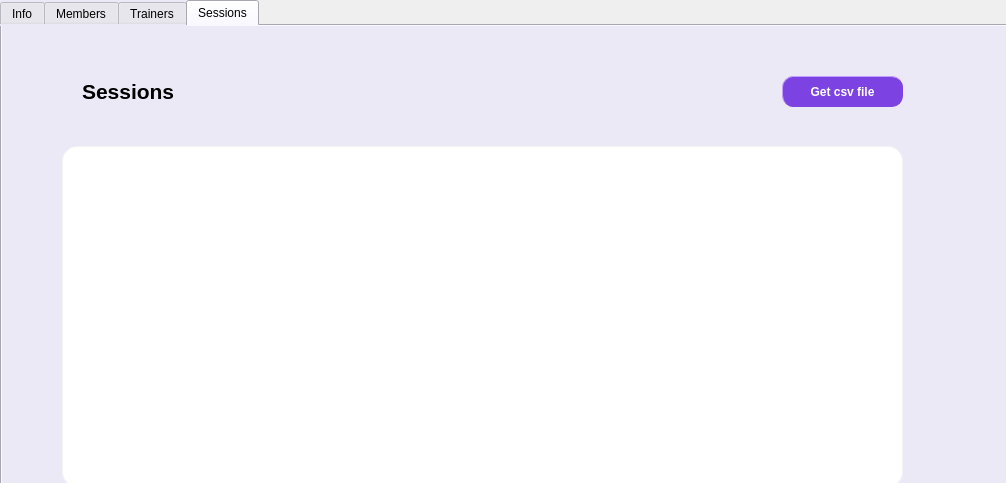
<?xml version="1.0" encoding="UTF-8"?>
<ui version="4.0">
 <class>Admin_win</class>
 <widget class="QWidget" name="Admin_win">
  <property name="geometry">
   <rect>
    <x>0</x>
    <y>0</y>
    <width>1006</width>
    <height>483</height>
   </rect>
  </property>
  <property name="windowTitle">
   <string>Admin_win</string>
  </property>
  <widget class="QTabWidget" name="TabWidget">
   <property name="geometry">
    <rect>
     <x>0</x>
     <y>0</y>
     <width>1011</width>
     <height>491</height>
    </rect>
   </property>
   <property name="styleSheet">
    <string notr="true">background: #EBE9F5;</string>
   </property>
   <property name="tabShape">
    <enum>QTabWidget::Rounded</enum>
   </property>
   <property name="currentIndex">
    <number>3</number>
   </property>
   <widget class="QWidget" name="Info_tab">
    <property name="styleSheet">
     <string notr="true">#Info_tab{border-image: url(C:/Users/youssef albali/OneDrive/Desktop/SEM4/CP4/0f2c9051-gr12-repo/Project/GymAppQt/purple_background.png)}</string>
    </property>
    <attribute name="title">
     <string>Info</string>
    </attribute>
    <widget class="QWidget" name="widget_2" native="true">
     <property name="geometry">
      <rect>
       <x>110</x>
       <y>40</y>
       <width>611</width>
       <height>381</height>
      </rect>
     </property>
     <property name="styleSheet">
      <string notr="true">background: #EBE9F5;
border-radius: 25px;
</string>
     </property>
     <widget class="QWidget" name="widget" native="true">
      <property name="geometry">
       <rect>
        <x>30</x>
        <y>30</y>
        <width>291</width>
        <height>321</height>
       </rect>
      </property>
      <property name="styleSheet">
       <string notr="true">background: #FFFFFF;
border-radius: 25px;
</string>
      </property>
      <widget class="QLabel" name="label">
       <property name="geometry">
        <rect>
         <x>60</x>
         <y>100</y>
         <width>49</width>
         <height>16</height>
        </rect>
       </property>
       <property name="font">
        <font>
         <bold>true</bold>
        </font>
       </property>
       <property name="styleSheet">
        <string notr="true">color: #7D43E2</string>
       </property>
       <property name="text">
        <string>Name:</string>
       </property>
      </widget>
      <widget class="QLabel" name="name_label">
       <property name="geometry">
        <rect>
         <x>120</x>
         <y>100</y>
         <width>101</width>
         <height>16</height>
        </rect>
       </property>
       <property name="text">
        <string/>
       </property>
      </widget>
      <widget class="QLabel" name="label_2">
       <property name="geometry">
        <rect>
         <x>58</x>
         <y>140</y>
         <width>61</width>
         <height>20</height>
        </rect>
       </property>
       <property name="font">
        <font>
         <bold>true</bold>
        </font>
       </property>
       <property name="styleSheet">
        <string notr="true">color: #7D43E2</string>
       </property>
       <property name="text">
        <string>Surname:</string>
       </property>
      </widget>
      <widget class="QLabel" name="category_label">
       <property name="geometry">
        <rect>
         <x>130</x>
         <y>180</y>
         <width>111</width>
         <height>16</height>
        </rect>
       </property>
       <property name="text">
        <string/>
       </property>
      </widget>
      <widget class="QLabel" name="surname_label">
       <property name="geometry">
        <rect>
         <x>130</x>
         <y>140</y>
         <width>101</width>
         <height>16</height>
        </rect>
       </property>
       <property name="text">
        <string/>
       </property>
      </widget>
      <widget class="QLabel" name="label_3">
       <property name="geometry">
        <rect>
         <x>60</x>
         <y>10</y>
         <width>191</width>
         <height>51</height>
        </rect>
       </property>
       <property name="font">
        <font>
         <family>Segoe UI</family>
         <pointsize>16</pointsize>
         <bold>true</bold>
        </font>
       </property>
       <property name="text">
        <string>Admin Info</string>
       </property>
      </widget>
     </widget>
     <widget class="QPushButton" name="logout_button">
      <property name="geometry">
       <rect>
        <x>430</x>
        <y>50</y>
        <width>141</width>
        <height>31</height>
       </rect>
      </property>
      <property name="font">
       <font>
        <bold>true</bold>
       </font>
      </property>
      <property name="styleSheet">
       <string notr="true">border-style: outset ; 
border-radius: 11px;
border-color:  #7D43E2;
border-width: 1px;
background-color: #7D43E2;
color: #FFFFFF;</string>
      </property>
      <property name="text">
       <string>Log out</string>
      </property>
     </widget>
    </widget>
   </widget>
   <widget class="QWidget" name="members_tab">
    <attribute name="title">
     <string>Members</string>
    </attribute>
    <widget class="QTableWidget" name="members_table">
     <property name="geometry">
      <rect>
       <x>10</x>
       <y>120</y>
       <width>981</width>
       <height>341</height>
      </rect>
     </property>
     <property name="font">
      <font>
       <family>Segoe UI Semibold</family>
       <italic>false</italic>
       <bold>true</bold>
       <underline>false</underline>
       <strikeout>false</strikeout>
      </font>
     </property>
     <property name="styleSheet">
      <string notr="true">
background-color: #FFFFFF;
selection-background-color: #5492dc;
border: 1px solid;
border-color: #FFFFFF;
color: #080c2b;
border-radius:15px;
padding: 30px;
background: #FFFFFF</string>
     </property>
     <property name="frameShape">
      <enum>QFrame::NoFrame</enum>
     </property>
     <property name="frameShadow">
      <enum>QFrame::Plain</enum>
     </property>
     <property name="horizontalScrollBarPolicy">
      <enum>Qt::ScrollBarAlwaysOff</enum>
     </property>
     <property name="editTriggers">
      <set>QAbstractItemView::NoEditTriggers</set>
     </property>
     <property name="tabKeyNavigation">
      <bool>false</bool>
     </property>
     <property name="showDropIndicator" stdset="0">
      <bool>false</bool>
     </property>
     <property name="dragDropOverwriteMode">
      <bool>false</bool>
     </property>
     <property name="selectionMode">
      <enum>QAbstractItemView::SingleSelection</enum>
     </property>
     <property name="selectionBehavior">
      <enum>QAbstractItemView::SelectRows</enum>
     </property>
     <property name="showGrid">
      <bool>false</bool>
     </property>
     <attribute name="horizontalHeaderVisible">
      <bool>false</bool>
     </attribute>
     <attribute name="horizontalHeaderDefaultSectionSize">
      <number>150</number>
     </attribute>
     <attribute name="horizontalHeaderStretchLastSection">
      <bool>true</bool>
     </attribute>
     <attribute name="verticalHeaderVisible">
      <bool>false</bool>
     </attribute>
     <attribute name="verticalHeaderHighlightSections">
      <bool>true</bool>
     </attribute>
     <attribute name="verticalHeaderShowSortIndicator" stdset="0">
      <bool>false</bool>
     </attribute>
     <attribute name="verticalHeaderStretchLastSection">
      <bool>false</bool>
     </attribute>
     <column>
      <property name="text">
       <string>name</string>
      </property>
     </column>
     <column>
      <property name="text">
       <string>surname</string>
      </property>
     </column>
     <column>
      <property name="text">
       <string>category</string>
      </property>
     </column>
     <column>
      <property name="text">
       <string>Level</string>
      </property>
     </column>
     <column>
      <property name="text">
       <string>Erase</string>
      </property>
     </column>
     <column>
      <property name="text">
       <string>Data_update</string>
      </property>
     </column>
    </widget>
    <widget class="QLabel" name="label_7">
     <property name="geometry">
      <rect>
       <x>20</x>
       <y>40</y>
       <width>191</width>
       <height>51</height>
      </rect>
     </property>
     <property name="font">
      <font>
       <family>Segoe UI</family>
       <pointsize>16</pointsize>
       <bold>true</bold>
      </font>
     </property>
     <property name="text">
      <string>Gym members</string>
     </property>
    </widget>
    <widget class="QPushButton" name="add_button_mb">
     <property name="geometry">
      <rect>
       <x>950</x>
       <y>50</y>
       <width>30</width>
       <height>30</height>
      </rect>
     </property>
     <property name="styleSheet">
      <string notr="true">border-style: outset ; 
border-radius: 11px;
border-color:  #7D43E2;
background-color: #7D43E2;
color: #FFFFFF;</string>
     </property>
     <property name="text">
      <string/>
     </property>
    </widget>
    <widget class="QPushButton" name="members_csv_button">
     <property name="geometry">
      <rect>
       <x>790</x>
       <y>50</y>
       <width>121</width>
       <height>31</height>
      </rect>
     </property>
     <property name="font">
      <font>
       <bold>true</bold>
      </font>
     </property>
     <property name="styleSheet">
      <string notr="true">border-style: outset ; 
border-radius: 11px;
border-color:  #7D43E2;
border-width: 1px;
background-color: #7D43E2;
color: #FFFFFF;</string>
     </property>
     <property name="text">
      <string>Get csv file</string>
     </property>
    </widget>
   </widget>
   <widget class="QWidget" name="trainers_tab">
    <attribute name="title">
     <string>Trainers</string>
    </attribute>
    <widget class="QTableWidget" name="trainers_table">
     <property name="geometry">
      <rect>
       <x>10</x>
       <y>120</y>
       <width>981</width>
       <height>341</height>
      </rect>
     </property>
     <property name="font">
      <font>
       <family>Segoe UI Semibold</family>
       <italic>false</italic>
       <bold>true</bold>
       <underline>false</underline>
       <strikeout>false</strikeout>
      </font>
     </property>
     <property name="styleSheet">
      <string notr="true">
background-color: #FFFFFF;
selection-background-color: #5492dc;
border: 1px solid;
border-color: #FFFFFF;
color: #080c2b;
border-radius:15px;
padding: 30px;
background: #FFFFFF</string>
     </property>
     <property name="frameShape">
      <enum>QFrame::NoFrame</enum>
     </property>
     <property name="frameShadow">
      <enum>QFrame::Plain</enum>
     </property>
     <property name="horizontalScrollBarPolicy">
      <enum>Qt::ScrollBarAlwaysOff</enum>
     </property>
     <property name="editTriggers">
      <set>QAbstractItemView::NoEditTriggers</set>
     </property>
     <property name="selectionMode">
      <enum>QAbstractItemView::SingleSelection</enum>
     </property>
     <property name="selectionBehavior">
      <enum>QAbstractItemView::SelectRows</enum>
     </property>
     <property name="textElideMode">
      <enum>Qt::ElideMiddle</enum>
     </property>
     <property name="showGrid">
      <bool>false</bool>
     </property>
     <property name="gridStyle">
      <enum>Qt::NoPen</enum>
     </property>
     <attribute name="horizontalHeaderVisible">
      <bool>false</bool>
     </attribute>
     <attribute name="horizontalHeaderDefaultSectionSize">
      <number>180</number>
     </attribute>
     <attribute name="horizontalHeaderShowSortIndicator" stdset="0">
      <bool>false</bool>
     </attribute>
     <attribute name="horizontalHeaderStretchLastSection">
      <bool>true</bool>
     </attribute>
     <attribute name="verticalHeaderVisible">
      <bool>false</bool>
     </attribute>
     <column>
      <property name="text">
       <string>name</string>
      </property>
     </column>
     <column>
      <property name="text">
       <string>surname</string>
      </property>
     </column>
     <column>
      <property name="text">
       <string>Category</string>
      </property>
     </column>
     <column>
      <property name="text">
       <string>Delete</string>
      </property>
     </column>
    </widget>
    <widget class="QLabel" name="label_8">
     <property name="geometry">
      <rect>
       <x>20</x>
       <y>40</y>
       <width>191</width>
       <height>51</height>
      </rect>
     </property>
     <property name="font">
      <font>
       <family>Segoe UI</family>
       <pointsize>16</pointsize>
       <bold>true</bold>
      </font>
     </property>
     <property name="text">
      <string>Gym trainers</string>
     </property>
    </widget>
    <widget class="QPushButton" name="trainers_csv_button">
     <property name="geometry">
      <rect>
       <x>790</x>
       <y>50</y>
       <width>121</width>
       <height>31</height>
      </rect>
     </property>
     <property name="font">
      <font>
       <bold>true</bold>
      </font>
     </property>
     <property name="styleSheet">
      <string notr="true">border-style: outset ; 
border-radius: 11px;
border-color:  #7D43E2;
border-width: 1px;
background-color: #7D43E2;
color: #FFFFFF;</string>
     </property>
     <property name="text">
      <string>Get csv file</string>
     </property>
    </widget>
    <widget class="QPushButton" name="add_button_tr">
     <property name="geometry">
      <rect>
       <x>950</x>
       <y>50</y>
       <width>30</width>
       <height>30</height>
      </rect>
     </property>
     <property name="styleSheet">
      <string notr="true">border-style: outset ; 
border-radius: 11px;
border-color:  #7D43E2;
background-color: #7D43E2;
color: #FFFFFF;</string>
     </property>
     <property name="text">
      <string/>
     </property>
    </widget>
   </widget>
   <widget class="QWidget" name="sessions_tab">
    <attribute name="title">
     <string>Sessions</string>
    </attribute>
    <widget class="QLabel" name="label_9">
     <property name="geometry">
      <rect>
       <x>80</x>
       <y>40</y>
       <width>191</width>
       <height>51</height>
      </rect>
     </property>
     <property name="font">
      <font>
       <family>Segoe UI</family>
       <pointsize>16</pointsize>
       <bold>true</bold>
      </font>
     </property>
     <property name="text">
      <string>Sessions</string>
     </property>
    </widget>
    <widget class="QTableWidget" name="sessions_table">
     <property name="geometry">
      <rect>
       <x>60</x>
       <y>120</y>
       <width>841</width>
       <height>341</height>
      </rect>
     </property>
     <property name="font">
      <font>
       <family>Segoe UI Semibold</family>
       <italic>false</italic>
       <bold>true</bold>
       <underline>false</underline>
       <strikeout>false</strikeout>
      </font>
     </property>
     <property name="styleSheet">
      <string notr="true">
background-color: #FFFFFF;
selection-background-color: #5492dc;
border: 1px solid;
border-color: #f3f3f3;
color: #080c2b;
border-radius:15px;
padding: 30px;
</string>
     </property>
     <property name="frameShape">
      <enum>QFrame::NoFrame</enum>
     </property>
     <property name="frameShadow">
      <enum>QFrame::Plain</enum>
     </property>
     <property name="verticalScrollBarPolicy">
      <enum>Qt::ScrollBarAlwaysOff</enum>
     </property>
     <property name="horizontalScrollBarPolicy">
      <enum>Qt::ScrollBarAlwaysOff</enum>
     </property>
     <property name="editTriggers">
      <set>QAbstractItemView::NoEditTriggers</set>
     </property>
     <property name="selectionMode">
      <enum>QAbstractItemView::SingleSelection</enum>
     </property>
     <property name="selectionBehavior">
      <enum>QAbstractItemView::SelectRows</enum>
     </property>
     <property name="textElideMode">
      <enum>Qt::ElideMiddle</enum>
     </property>
     <property name="showGrid">
      <bool>false</bool>
     </property>
     <property name="gridStyle">
      <enum>Qt::NoPen</enum>
     </property>
     <attribute name="horizontalHeaderVisible">
      <bool>false</bool>
     </attribute>
     <attribute name="horizontalHeaderDefaultSectionSize">
      <number>170</number>
     </attribute>
     <attribute name="horizontalHeaderShowSortIndicator" stdset="0">
      <bool>false</bool>
     </attribute>
     <attribute name="horizontalHeaderStretchLastSection">
      <bool>true</bool>
     </attribute>
     <attribute name="verticalHeaderVisible">
      <bool>false</bool>
     </attribute>
     <column>
      <property name="text">
       <string>name</string>
      </property>
     </column>
     <column>
      <property name="text">
       <string>Day</string>
      </property>
     </column>
     <column>
      <property name="text">
       <string>Slot</string>
      </property>
     </column>
     <column>
      <property name="text">
       <string>About</string>
      </property>
     </column>
     <column>
      <property name="text">
       <string>Member</string>
      </property>
     </column>
    </widget>
    <widget class="QPushButton" name="sessions_csv_button">
     <property name="geometry">
      <rect>
       <x>780</x>
       <y>50</y>
       <width>121</width>
       <height>31</height>
      </rect>
     </property>
     <property name="font">
      <font>
       <bold>true</bold>
      </font>
     </property>
     <property name="styleSheet">
      <string notr="true">border-style: outset ; 
border-radius: 11px;
border-color:  #7D43E2;
border-width: 1px;
background-color: #7D43E2;
color: #FFFFFF;</string>
     </property>
     <property name="text">
      <string>Get csv file</string>
     </property>
    </widget>
   </widget>
  </widget>
 </widget>
 <layoutdefault spacing="6" margin="11"/>
 <resources/>
 <connections/>
</ui>
